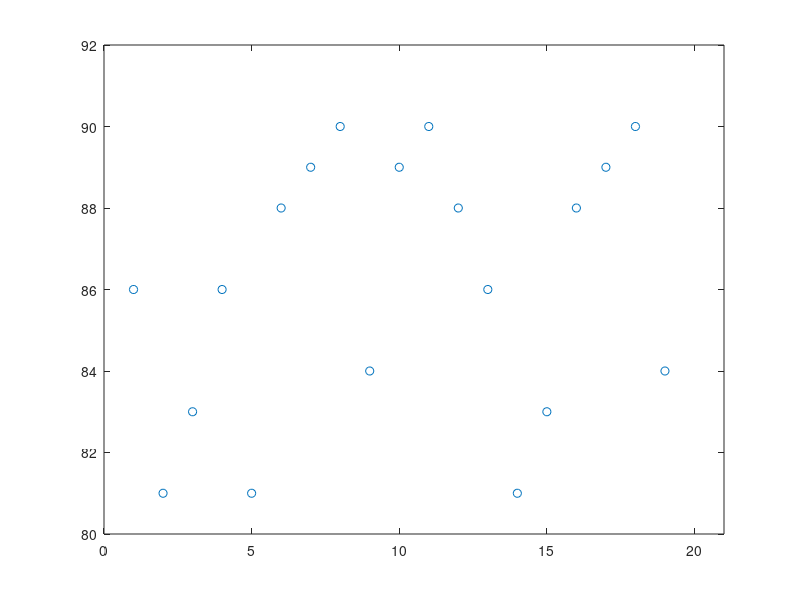

MATLAB code for this plot:
% 86	81	83
% 1174.66	880	987.767
% 89	90	84
% 1396.91	1479.98	1046.5
% 86	81	81
% 1174.66	880	880
% 89	90	81
% 1396.91	1479.98	880
% 		
% 81		
% 880		



p1 = [86	81	83];
p2 = [89	90	84];
p1d = [86 81	88];
p2d = [89 90	88];
ib = [88];

y = [p1 p1d p2 p2d p1 ib p2];

plot(1:length(y), y, 'o') % No line specifier in the LineSpec => no line
axis([0 21 80 92])